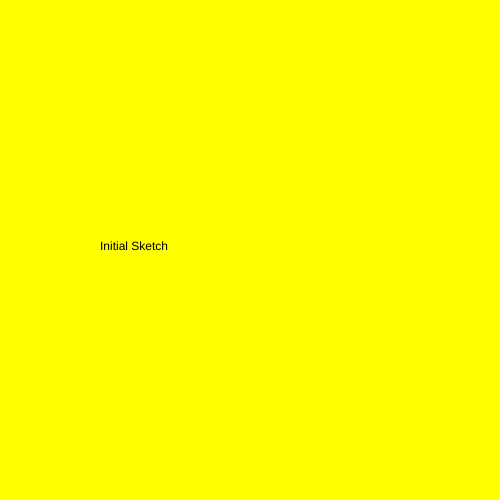
Frame 1 (no input)
Frame 60 (no input): identical to frame 1, image omitted
Frame 120 (the mouse pressed at the canvas centre since frame 60): identical to frame 1, image omitted

The p5.js sketch that drew this single still picture (run headless with seeded random() and noise() and a simulated clock; from frame 60 on, the mouse is pressed at the canvas centre):

// p5.js sketch
// ── sketch.js
// For your initial sketch

function setup() {
  createCanvas(500, 500);
}

function draw() {
  background(255,255,0);
  text("Initial Sketch", 100, height/2);
  // Insert your drawing here
}
